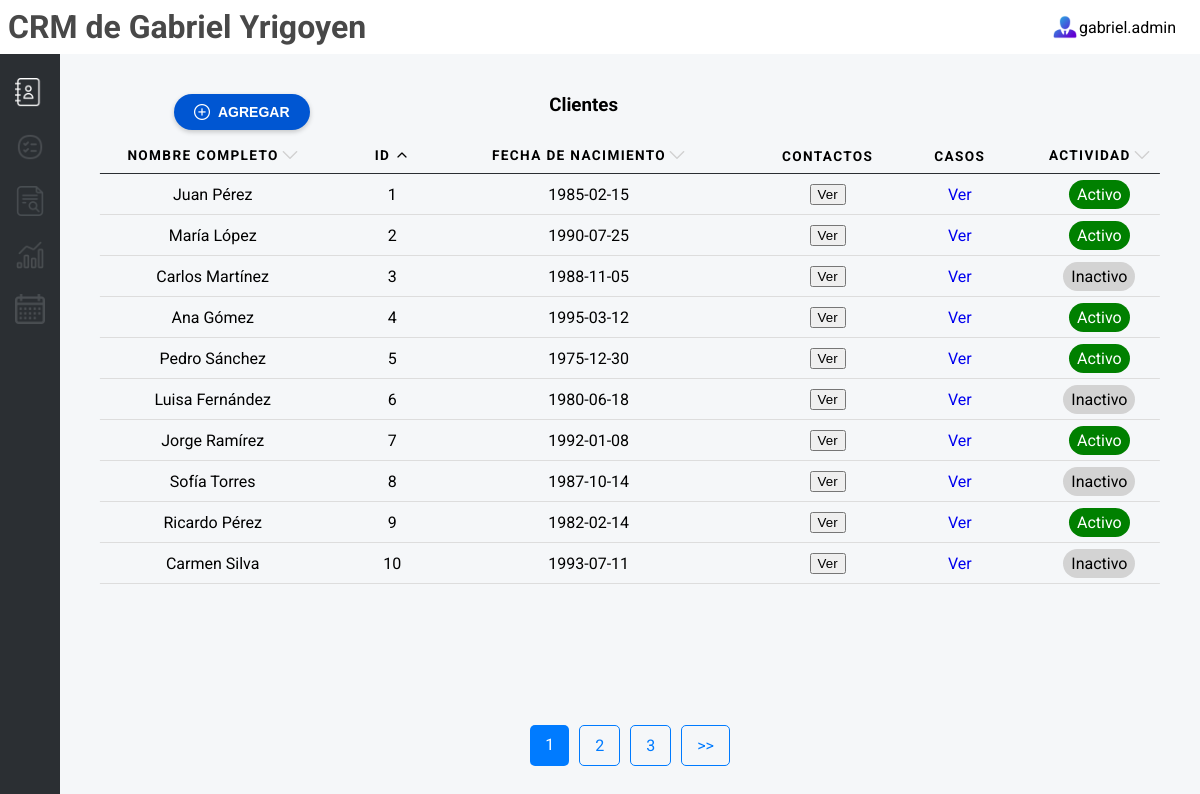
The page /contacts/page/1/id/asc on the database its author committed.
### tables this page shows
CREATE TABLE clientes (
            id INTEGER PRIMARY KEY AUTOINCREMENT,
            nombre_completo TEXT NOT NULL,
            telefono TEXT,
            email TEXT UNIQUE,
            preferencias TEXT,
            fecha_nacimiento TEXT,
            estado_actividad TEXT DEFAULT 'Inactivo',
            notas TEXT
        );

### app.py (the view)
@app.route('/contacts', defaults={'page': 1, 'order_by': 'nombre_completo', 'order_direction': 'asc'})
@app.route('/contacts/page/<int:page>/<order_by>/<order_direction>')
def contacts(page, order_by, order_direction):
    per_page = 10  # Número de registros por página
    offset = (page - 1) * per_page  # Calcular el desplazamiento
    clientes = get_records('clientes', order_by=order_by, order_direction=order_direction, limit=per_page, offset=offset)
    total_records = get_total_records('clientes')
    total_pages = (total_records + per_page - 1) // per_page  # Redondeo hacia arriba
    return render_template(
        "contacts.html",
        clientes=clientes,
        current_page=page,
        total_pages=total_pages,
        message="Clientes",
        order_by=order_by,
        order_direction=order_direction
    )

### db_connection.py (called while the page is built)
def conectar():
    try:
        print("Conexión exitosa a la base de datos")
        return sqlite3.connect('crm_law_firm.db')
    except sqlite3.Error as e:
        print(f"Error al conectar a la base de datos: {e}")
        return None

def get_total_records(table_name):
    conn = conectar()
    cursor = conn.cursor()
    query = f"SELECT COUNT(*) FROM {table_name}"
    cursor.execute(query)
    total_records = cursor.fetchone()[0]
    conn.close()
    return total_records

def get_records(table_name, order_by, order_direction='asc', limit=10, offset=0):
    conn = conectar()
    cursor = conn.cursor()
    if order_direction not in ['asc', 'desc']:
        order_direction = 'asc'
    query = f"SELECT * FROM {table_name} ORDER BY {order_by} {order_direction} LIMIT ? OFFSET ?"
    cursor.execute(query, (limit, offset))
    records = cursor.fetchall()
    conn.close()
    return records

### templates/contacts.html (shortened to what this page needs)
{% include 'header.html' %}
<div id="contacts-tools">
  <div class="dashboard-content">
    <div class="table-top">
      <button class="button-add" onclick="openModal()">
      <img src="{{ url_for('static', filename='add-white.png') }}" alt="Add">
      Agregar
    </button><h3>{{ message }}</h3></div>
    <table>
      <thead>
        <tr>
          <th scope="col">
            <span>Nombre Completo
              <a href="/contacts/page/{{ current_page }}/nombre_completo/{{ 'desc' if order_direction == 'asc' else 'asc' }}">
                <img class="filter" src="{{ url_for('static', filename='up.png') if order_direction == 'asc' and order_by == 'nombre_completo' else (url_for('static', filename='down.png') if order_direction == 'desc' and order_by == 'nombre_completo' else url_for('static', filename='arrow-grey.png')) }}
                " alt="Orden">
              </a>
            </span>
          </th>
          <th scope="col"><span>ID <a href="/contacts/page/{{ current_page }}/id/{{ 'desc' if order_by == 'id' and order_direction == 'asc' else 'asc' }}">
            <img class="filter" src="{{ url_for('static', filename='up.png') if order_direction == 'asc' and order_by == 'id' else (url_for('static', filename='down.png') if order_direction == 'desc' and order_by == 'id' else url_for('static', filename='arrow-grey.png')) }}
            " alt="Ordenar por Estado Actividad">
          </a></span></th>
          <th scope="col">
            <span>Fecha de Nacimiento <a href="/contacts/page/{{ current_page }}/fecha_nacimiento/{{ 'desc' if order_by == 'fecha_nacimiento' and order_direction == 'asc' else 'asc' }}">
              <img class="filter" src="{{ url_for('static', filename='up.png') if order_direction == 'asc' and order_by == 'fecha_nacimiento' else (url_for('static', filename='down.png') if order_direction == 'desc' and order_by == 'fecha_nacimiento' else url_for('static', filename='arrow-grey.png')) }}
              " alt="Ordenar por Estado Actividad">
            </a></span>
          </th>
          <th scope="col">Contactos</th>
          <th scope="col">Casos</th>
          <th scope="col"><span>Actividad <a href="/contacts/page/{{ current_page }}/estado_actividad/{{ 'desc' if order_by == 'estado_actividad' and order_direction == 'asc' else 'asc' }}">
            <img class="filter" src="{{ url_for('static', filename='up.png') if order_direction == 'asc' and order_by == 'estado_actividad' else (url_for('static', filename='down.png') if order_direction == 'desc' and order_by == 'estado_actividad' else url_for('static', filename='arrow-grey.png')) }}
            " alt="Ordenar por Estado Actividad">
          </a></span></th>
        </tr>
      </thead>
      <tbody>
        {% for cliente in clientes %}
        <tr>
          <td data-label="Nombre Completo">{{ cliente[1] }}</td>
          <td data-label="ID">{{ cliente[0] }}</td>
          <td data-label="Fecha de nacimiento">{{ cliente[5] }}</td>
          <td data-label="Contactos"><button class="verBtn" data-nombre="{{ cliente[1] }}"
              data-telefono="{{ cliente[2] }}" data-email="{{ cliente[3] }}">Ver</button></td>
          <td data-label="Casos"><a href="/casos/{{ cliente[1] }}">Ver</a></td>
          <td data-label="Actividad">
            <span class="estado {% if cliente[6] == 'Activo' %}verde{% else %}gris{% endif %}">
              {{ cliente[6] }}
            </span>
          </td>
        </tr>
        {% endfor %}
      </tbody>
    </table>
    <section class="pagination">
      {% for page in range(1, total_pages + 1) %}
        <a href="/contacts/page/{{ page }}/{{ order_by }}/{{ order_direction }}" class="{% if page == current_page %}active{% endif %}">
          {{ page }}
        </a>
      {% endfor %}
      {% if current_page < total_pages %}
        <a href="/contacts/page/{{ current_page + 1 }}/{{ order_by }}/{{ order_direction }}">>></a>
      {% endif %}
    </section>
  </div>
</div>
{% include 'footer.html' %}

### static/style.css (style rules this page uses)
body { background-color: #F5F7F9; font-family: "Roboto", sans-serif; height: 100vh; margin: 0; display: flex; flex-direction: column; }
a { text-decoration: none; }
th span { display: flex; justify-content: center; }
th span img { padding-left: 0.2rem; }
h3 { text-align: center; padding: 0 1vw; margin: 0 50% 0 0; justify-self: center; }
#contacts-tools { display: grid; }
.dashboard-content { display: flex; flex-direction: column; align-items: center; padding: 3vh 1vw; }
.estado { margin-top: 0.6rem; padding: 0.3rem 0.5rem; border-radius: 1rem; color: white; }
.gris { background-color: #D3D3D3; color: black; }
.verde { background-color: green; }
.filter { height: 1rem; width: auto; }
.button-add { display: flex; align-items: center; justify-content: center; align-self: flex-start; padding: 10px 20px; margin: 0 8.5vw 1vh; background-color: #0056D2; color: white; font-size: 14px; font-weight: bold; border: none; border-radius: 20px; cursor: pointer; text-transform: uppercase; box-shadow: 0 2px 5px rgba(0, 0, 0, 0.2); transition: background-color 0.3s ease, transform 0.2s ease; }
.button-add img { width: 16px; height: 16px; margin-right: 8px; }
.table-top { display: flex; flex-direction: row; margin-top: 2vh; width: 100%; justify-content: space-between; }
table { border-collapse: collapse; margin: 0; padding: 0; width: 100%; }
table tr { position: relative; }
table tr::before { content: ''; position: absolute; bottom: 0; left: 50%; width: 95%; height: 1.5px; background-color: #ddd; transform: translateX(-50%); }
table th, table td { padding: .625em; text-align: center; }
table th { font-size: .85em; letter-spacing: .1em; text-transform: uppercase; }
.pagination { margin-top: auto; justify-self: flex-end; display: flex; padding: 10px; }
.pagination a { padding: 10px 15px; margin: 0 5px; text-decoration: none; color: #007bff; border: 1px solid #007bff; border-radius: 5px; transition: background-color 0.3s; }
.pagination a.active { background-color: #007bff; color: white; border: none; }
*, *:before, *:after { -moz-box-sizing: border-box; -webkit-box-sizing: border-box; box-sizing: border-box; }
table thead tr::before { background-color: #2b2f33; }

### static/calendar.css (style rules this page uses)
*, *:before, *:after { -moz-box-sizing: border-box; -webkit-box-sizing: border-box; box-sizing: border-box; }

### rows shown on the page
clientes: nombre_completo "Juan Pérez", id "1", fecha_nacimiento "1985-02-15", estado_actividad "Activo"
clientes: nombre_completo "María López", id "2", fecha_nacimiento "1990-07-25", estado_actividad "Activo"
clientes: nombre_completo "Carlos Martínez", id "3", fecha_nacimiento "1988-11-05", estado_actividad "Inactivo"
clientes: nombre_completo "Ana Gómez", id "4", fecha_nacimiento "1995-03-12", estado_actividad "Activo"
clientes: nombre_completo "Pedro Sánchez", id "5", fecha_nacimiento "1975-12-30", estado_actividad "Activo"
clientes: nombre_completo "Luisa Fernández", id "6", fecha_nacimiento "1980-06-18", estado_actividad "Inactivo"
clientes: nombre_completo "Jorge Ramírez", id "7", fecha_nacimiento "1992-01-08", estado_actividad "Activo"
clientes: nombre_completo "Sofía Torres", id "8", fecha_nacimiento "1987-10-14", estado_actividad "Inactivo"
clientes: nombre_completo "Ricardo Pérez", id "9", fecha_nacimiento "1982-02-14", estado_actividad "Activo"
clientes: nombre_completo "Carmen Silva", id "10", fecha_nacimiento "1993-07-11", estado_actividad "Inactivo"

### other values the page prints
{{ message }} "Clientes"
{{ page }} "1" "2" "3"
